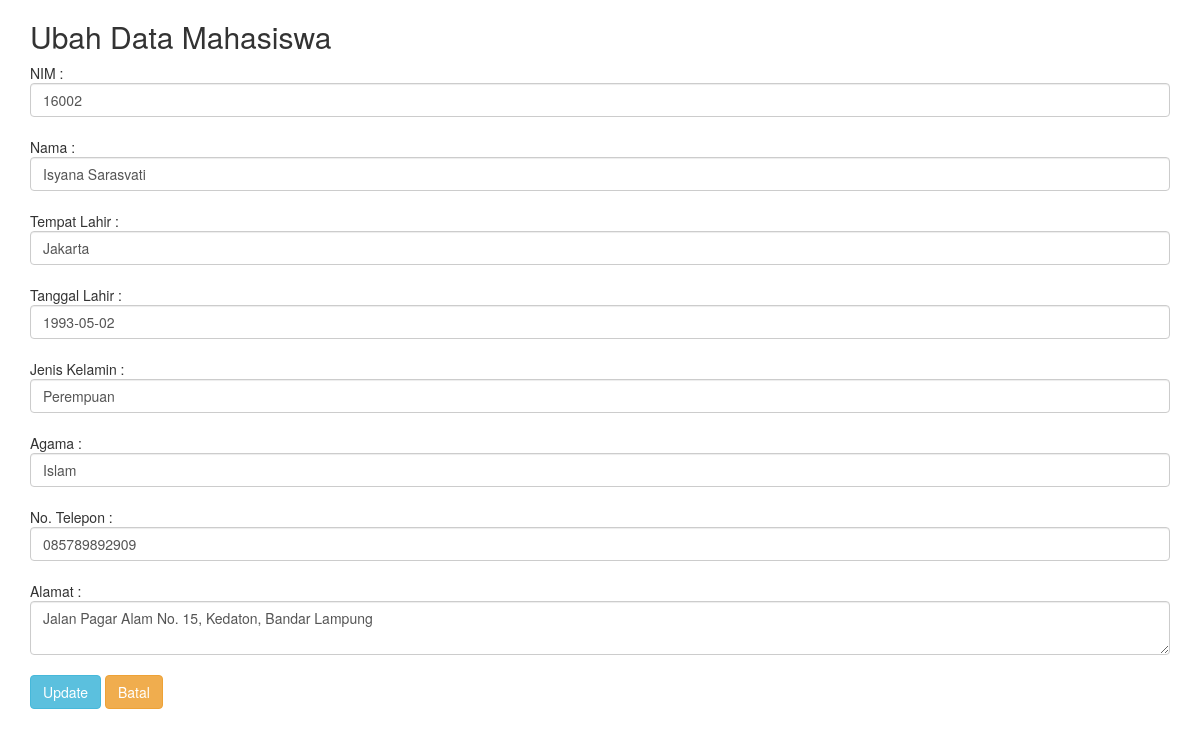
Page /edit.php?id=2 on the committed database.
### tables this page shows
CREATE TABLE `mahasiswa` (
  `id` int(11) NOT NULL,
  `nim` varchar(20) NOT NULL,
  `nama` varchar(30) NOT NULL,
  `tempat_lahir` varchar(30) NOT NULL,
  `tanggal_lahir` date NOT NULL,
  `jenis_kelamin` enum('Laki-laki','Perempuan') NOT NULL,
  `agama` varchar(20) NOT NULL,
  `alamat` varchar(100) NOT NULL,
  `no_telepon` varchar(12) NOT NULL
);

### library.php (called while the page is built, shortened)
<?php
	class Library{
		public function __construct(){
			$this->db = new PDO('mysql:host=localhost;dbname=crud_oop','root','');
		}
		public function editMhs($id){
			$sql = "SELECT * FROM mahasiswa where id='$id'";
			$query = $this->db->query($sql);
			return $query;
		}
	}
?>

### edit.php (the view, shortened to what this page needs)
<?php
require('library.php');
if(isset($_GET['id'])){
$Lib = new Library();
$id = $Lib->editMhs($_GET['id']);
$edit = $id->fetch(PDO::FETCH_OBJ);
echo '
<!DOCTYPE html>
<html lang="en">
<head>
<meta charset="UTF-8">
<title>Edit Data Mahasiswa</title>
<link rel="stylesheet" href="https://maxcdn.bootstrapcdn.com/bootstrap/3.3.7/css/bootstrap.min.css">
		<script src="https://maxcdn.bootstrapcdn.com/bootstrap/3.3.7/js/bootstrap.min.js"></script>
</head>
<body>
<div class="container">
<h2>Ubah Data Mahasiswa</h2>
<form action="edit.php" method="POST" class="form-group">
NIM : <input type="text" name="nim" value="'.$edit->nim.'" required="required" class="form-control"><br>
Nama : <input type="text" name="nama" value="'.$edit->nama.'" class="form-control"><br>
Tempat Lahir : <input type="text" value="'.$edit->tempat_lahir.'" name="tempat_lahir" class="form-control"><br/>
				Tanggal Lahir : <input type="text" value="'.$edit->tanggal_lahir.'" name="tanggal_lahir" class="form-control"><br/>
				Jenis Kelamin : <input type="text" value="'.$edit->jenis_kelamin.'" name="jenis_kelamin" class="form-control"><br/>
				Agama : <input type="text" name="agama" value="'.$edit->agama.'" class="form-control"><br/>
				No. Telepon : <input type="text" value="'.$edit->no_telepon.'" name="no_telepon" class="form-control"><br/>
				Alamat : <textarea name="alamat" class="form-control">'.$edit->alamat.'</textarea><br/>
<input type="submit" name="updateMhs" value="Update" class="btn btn-info">
<input type="reset" value="Batal" class="btn btn-warning">
</form>
</div>
</body>
</html>
';
}
?>

### rows in the picture
mahasiswa: nim "16002", nama "Isyana Sarasvati", tempat_lahir "Jakarta", tanggal_lahir "1993-05-02", jenis_kelamin "Perempuan", agama "Islam", no_telepon "085789892909", alamat "Jalan Pagar Alam No. 15, Kedaton, Bandar Lampung"
